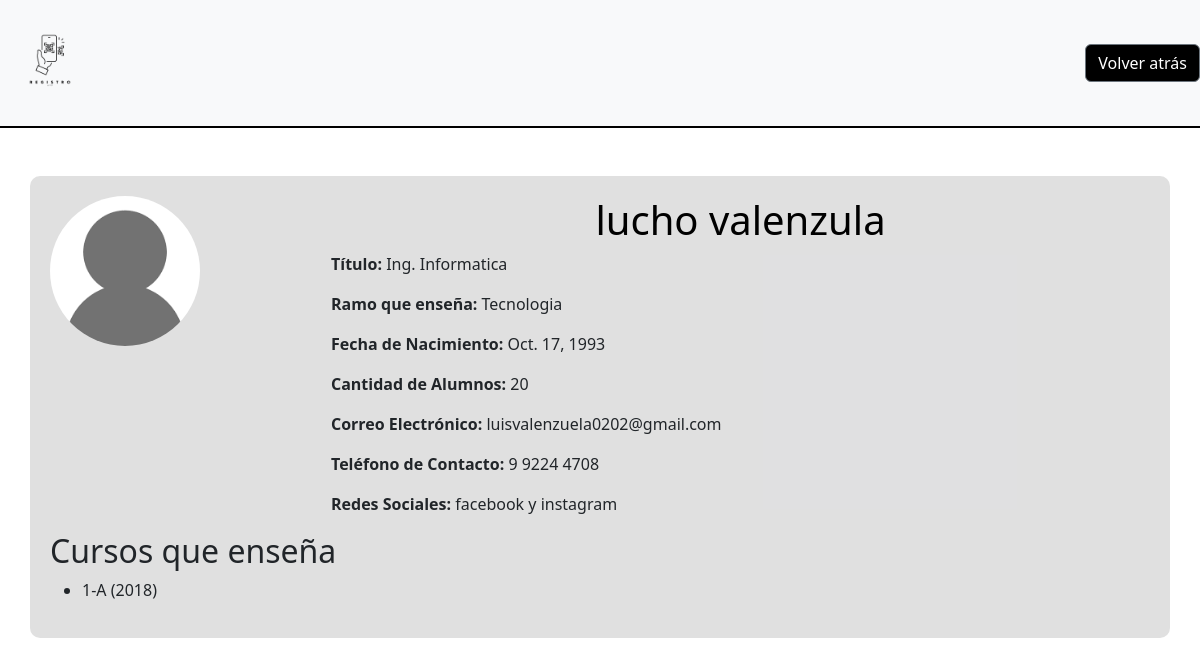
The page /Perfil/ (signed in) on the database its author committed.
### RegistroAppDocente/models.py (models this page shows, shortened)
class Profesor(models.Model):
    id = models.AutoField(primary_key=True)
    userp = models.OneToOneField(User, on_delete=models.CASCADE, default=None, null=True)
    foto_perfil = models.ImageField(upload_to='foto', null=True, blank=True, default='media/foto/fotodefault.png')
    cursos = models.ManyToManyField(Curso)
    titulo = models.CharField(max_length=100)
    materia = models.ForeignKey(Materia, on_delete=models.CASCADE)
    fecha_nacimiento = models.DateField(null=True, blank=True)
    cantidad_alumnos = models.IntegerField()
    correo = models.EmailField(max_length=100, unique=True)
    telefono = models.CharField(max_length=15, blank=True, null=True)
    redes_sociales = models.CharField(max_length=100, blank=True, null=True)
    class Meta:
        db_table = 'profesor'

class Materia(models.Model):
    id = models.AutoField(primary_key=True)
    nombre = models.CharField(max_length=50)
    class Meta:
        db_table = 'materia'

class Curso(models.Model):
    id = models.AutoField(primary_key=True)
    nombrecurso = models.CharField(max_length=100)
    aniocurso = models.IntegerField(blank=True, null=True)
    cantidadalumnos = models.IntegerField(blank=True, null=True)
    class Meta:
        db_table = 'Curso'

### RegistroAppDocente/views.py (the view)
# urls.py: path('Perfil/',perfilprofesor,name='PF'),
@login_required
def perfilprofesor(request):
    profesor = Profesor.objects.get(userp=request.user)
    data = {
        'profesor': profesor
    }
    return render(request, "PerfilProfesor.html",data)

### RegistroAppDocente/templates/PerfilProfesor.html
{% extends "base3.html" %}
{% load static %}
{% block contenedor %}
<div class="container mt-5">
    <div class="row">
        <div class="col-md-3">
            <img src="{{ profesor.foto_perfil.url }}" alt="Foto de Perfil" class="rounded-circle" width="150">
        </div>
        <div class="col-md-9">
            <h1>{{ profesor.userp.first_name }} {{ profesor.userp.last_name }}</h1>
            <p><strong>Título:</strong>  {{ profesor.titulo }}</p>
            <p><strong>Ramo que enseña:</strong> {{ profesor.materia.nombre }}</p>
            <p><strong>Fecha de Nacimiento:</strong> {{ profesor.fecha_nacimiento }}</p>
            <p><strong>Cantidad de Alumnos:</strong> {{ profesor.cantidad_alumnos }}</p>
            <p><strong>Correo Electrónico:</strong> {{ profesor.correo }}</p>
            <p><strong>Teléfono de Contacto:</strong> {{ profesor.telefono }}</p>
            <p><strong>Redes Sociales:</strong> {{ profesor.redes_sociales }}</p>
        </div>
    </div>
    <h2>Cursos que enseña</h2>
    <ul>
        {% for curso in profesor.cursos.all %}
            <li>{{ curso.nombrecurso }} ({{ curso.aniocurso }})</li>
        {% endfor %}
    </ul>
</div>
{% endblock contenedor %}

### RegistroAppDocente/templates/base3.html (shortened to what this page needs)
{% load static %}
<!DOCTYPE html>
<html lang="en">
<head>
    <link rel="stylesheet" href="https://cdn.jsdelivr.net/npm/bootstrap@5.3.0/dist/css/bootstrap.min.css">
    <link rel="stylesheet" href="{%static 'css/anotaciones.css'%}">
    <link rel="stylesheet" href="https://cdnjs.cloudflare.com/ajax/libs/ionicons/2.0.1/css/ionicons.min.css">
</head>
<nav class="navbar navbar-light bg-light">
    <a class="navbar-brand" href="{%url 'IND'%}">
        <img src="{%static 'img/LogoPNG.png'%}" alt="Logo de mi sitio web">
    </a>
    <a class="btn btn-secondary ml-2" href="{%url 'IND'%}">Volver atrás</a>
</nav>
{% block contenedor %}
{% endblock contenedor %}
</body>
</html>

### RegistroAppDocente/static/css/anotaciones.css (style rules this page uses)
.navbar { border-bottom: 2px solid #000000; }
.navbar img { max-width: 100px; margin-right: 10px; }
.container { border-radius: 10px; background-color: #1a1a1b22; padding: 20px; margin-top: 20px; margin-bottom: 20px; }
h1 { color: #000000; text-align: center; }
.btn-secondary { background-color: #000000; color: #ffffff; }

### rows shown on the page
Profesor: foto_perfil (placeholder picture), userp.first_name "lucho", userp.last_name "valenzula", titulo "Ing. Informatica", materia.nombre "Tecnologia", fecha_nacimiento "Oct. 17, 1993", cantidad_alumnos "20", correo "luisvalenzuela0202@gmail.com", telefono "9 9224 4708", redes_sociales "facebook y instagram"
Curso: nombrecurso "1-A", aniocurso "2018"
